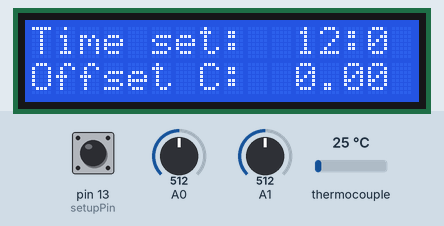
Simulated run of this sketch. Board: Arduino Uno, built with avr-gcc and run on an emulated ATmega328P. On the bench: 16×2 character LCD. Inputs (shaded band) come from the test bench; at power-on: pin 13 (setupPin) HIGH, A0 = 512, A1 = 512, thermocouple 25 °C. What the sketch prints to the serial monitor is not drawn.

Above: at 2.2 s.
2.3 s: pin 13 (setupPin) pulled LOW for 3.2 s
At 3.9 s:
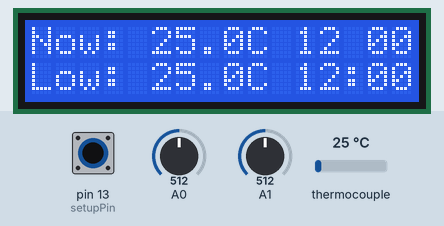
7.7 s: A0 set to 716
At 8.9 s:
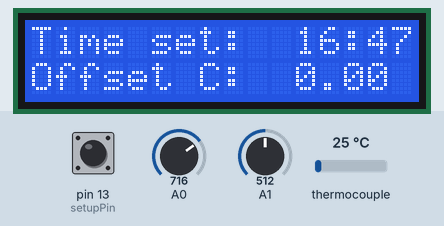
9.2 s: A1 set to 716
At 10.5 s:
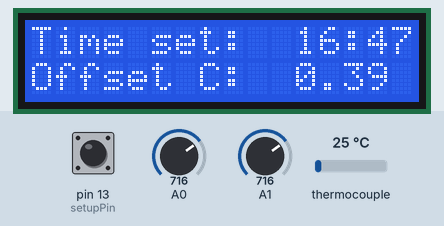
10.8 s: pin 13 (setupPin) pulled LOW for 0.15 s
At 11.94 s:
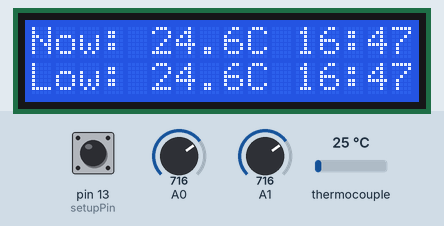
13.5 s: A0 set to 900
At 14.2 s:
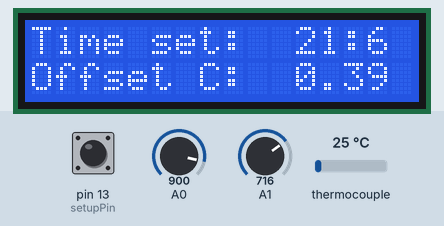
15.0 s: pin 13 (setupPin) pulled LOW for 3.2 s
At 17.0 s:
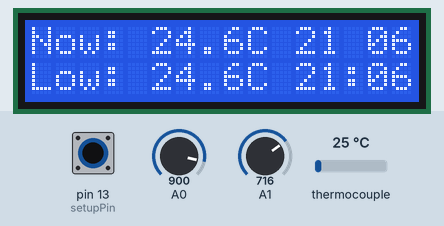
Timing chart, 0 to 18.5 s (numbered marks = the images above; inputs shaded):
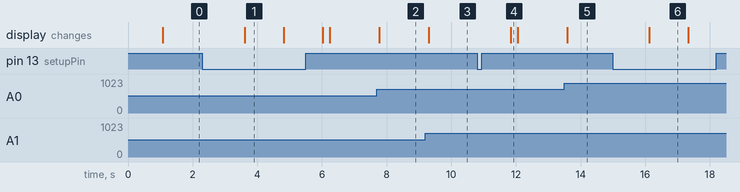

Measured:
- after the input at 2.3 s, the display: changes after 1.3 s (image 1)
- after the input at 7.7 s, the display: changes after 0.07 s (image 2)
- after the input at 9.2 s, the display: changes after 0.11 s (image 3)
- after the input at 10.8 s, the display: changes after 1.0 s (image 4)
- after the input at 13.5 s, the display: changes after 0.09 s (image 5)
- after the input at 15.0 s, the display: changes after 1.1 s (image 6)
- what the display in image 1 shows lasts 1.2 s, from 3.6 s to 4.8 s

The sketch:

office3.ino
```cpp
//LCD
#include <LiquidCrystal.h>

const int rs = 12, en = 11, d4 = 5, d5 = 4, d6 = 3, d7 = 2; //problem med samme pins her (linje 11)

LiquidCrystal lcd(rs, en, d4, d5, d6, d7);

//sensor
#include "max6675.h"
#include <SPI.h>

int soPin = 8;// SO=Serial Out
int csPin = 9;// CS = chip select CS pin
int sckPin = 10;// SCK = Serial Clock pin
double lowestTemp = 25;
//MAX6675 Module(sckPin, csPin, soPin);// create instance object of MAX6675

MAX6675 thermocouple;


//Alt dette er global scope!


int setupPin = 13; //<--- jeg skal finde en ledig digitalpin som kan være input

bool cycle = true;
bool cycle2 = true;
bool firstCycle = true;
int setupState = 0;

long minutesPassed = 0;

long int minute = 0;
long int hour   = 0;
long int offset = 0; //der er 1440 minutter på et døgn. Det tager vi udgangspunkt i.
long int lastTime = 0;
long int lastTime2 = 0;

String minuteString = "";
String hourString = "";
String timeString = "";
String lowestTime = "";

bool colon = false;

long minuteOffset = offset % 60;
long hourOffset = offset - minuteOffset;

String TC = "";
double t = 0.0;
double tempOffset = 0.0;

void setup() {

thermocouple.begin(sckPin, csPin, soPin);


pinMode(setupPin,INPUT);

Serial.begin(9600);
Serial.println("CHT11 initiated");
//  dht.begin();


	pinMode(d6, OUTPUT);//d6 er kontrast

	pinMode(A0, INPUT);

  lcd.begin(16, 2);
	analogWrite(d6,0);

  lcd.print("Thermocouple");
  lcd.setCursor(0,1);
  lcd.print("MST TV5 2.24");
	delay(1000);


}

void loop() {


offset = map(analogRead(A0),0,1023,0,1440);
minuteOffset = offset % 60;
hourOffset = offset - minuteOffset;
hourOffset = hourOffset / 60;

if (digitalRead(setupPin)==LOW) setupState = 0;
if (digitalRead(setupPin)==HIGH) setupState = 1;

switch(setupState){

	case 0: //normal running mode
{

if (firstCycle == true) {minute = minuteOffset; hour = hourOffset; }

long int second = millis()/1000;  //round(offset)*60;//med en offset i minutter?

//update real time


long int seconds = second - minutesPassed*60;

if (seconds >= 60) {minute = minute + 1; minutesPassed = minutesPassed + 1;}
if (minute >= 60) {hour = hour + 1; minute = 0;}
if (hour >= 24) {hour = 0;}

if (minute < 10){
minuteString = "0" + String(minute);} else {minuteString = String(minute);}

if (hour < 10){
hourString = "0" + String(hour);} else {hourString = String(hour);}

timeString = hourString + ":" + minuteString;


   delay(1000);

//measure temperature
//TODO

 // Wait a few seconds between measurements.

cycle2 = timepassed(lastTime2, 2);
if (cycle2 == true) {
  // Read temperature as Celsius (the default)
t = thermocouple.readCelsius();
t = t - tempOffset;
  TC = String(t,1);

if (t < lowestTemp) {lowestTemp = t; lowestTime = timeString;}
if (firstCycle == true) {firstCycle = false; lowestTime = timeString;}
  // Check if any reads failed and exit early (to try again).


lastTime2 = millis();
}


/* For debugging:
  lcd.clear();
  lcd.print("Time: ");
  lcd.setCursor(6,0);
  lcd.print(second);


  Serial.print("Temperature: ");
  Serial.print(TC);
  Serial.println("C ");
  Serial.println("The time is:");
  //Serial.print(timeString +"\n");
  //Serial.print(hourString +"\n");
  //Serial.print(minuteString +"\n");
  Serial.print(second) ;
  Serial.println(" seconds");
  Serial.print(minute);
  Serial.println(" minutes");
  Serial.print(hourString);
  Serial.println(" hours");
  Serial.println();/*
  Serial.println(offset);
  Serial.println(minuteOffset);
  Serial.println(hourOffset);

*/


cycle = timepassed(lastTime, 1);
if (cycle == true) {
  lcd.clear();
  lcd.print("Now:");
  lcd.setCursor(5,0);
  lcd.print(TC);
  lcd.setCursor(9,0);
  lcd.print("C ");
  lcd.setCursor(11,0);
  lcd.print(hourString);
 lcd.setCursor(13,0);
  if (colon == true) {lcd.print(":"); colon = false;} else {lcd.print(" "); colon = true;}

 lcd.setCursor(14,0);
  lcd.print(minuteString);
  lcd.setCursor(0,1);
  lcd.print("Low:");
  lcd.setCursor(5,1);
  lcd.print(String(lowestTemp));
  lcd.setCursor(9,1);
  lcd.print("C ");
  lcd.setCursor(11,1);
  lcd.print(lowestTime);

lastTime = millis();
  }
  delay(200);
break;
}

case 1:
	//jeg har også brug for en analog pin her med en hjul på. A0 til A5 kan bruges.
firstCycle = true;
offset = map(analogRead(A0),0,1023,0,1440);
tempOffset = map(analogRead(A1),0,1023,-100,100);
tempOffset = tempOffset/100;

long int minuteOffset = offset % 60;
long int hourOffset = offset - minuteOffset;
hourOffset = hourOffset / 60;
timeString = String(hourOffset) + ":" + String(minuteOffset);

//For debugging:
/*
  Serial.println("Adjust time:");
  Serial.println(timeString);
*/
//For actual use:
  lcd.clear();
  lcd.print("Time set:");
    lcd.setCursor(11,0);
    lcd.print(timeString);

  lcd.setCursor(0,1);
  lcd.print("Offset C:");
  lcd.setCursor(11,1);
  lcd.print(String(tempOffset));


delay(300);
break;
}


}

bool timepassed(long lastTime, int seconds) {
	long currentTime = 0;
  currentTime = millis()/1000;
	long diff;
	diff = currentTime - lastTime/1000;
	bool passed;
	if (diff < seconds) {
		passed = false;
		} else {
			 passed = true;}
		return passed;

	}
```
